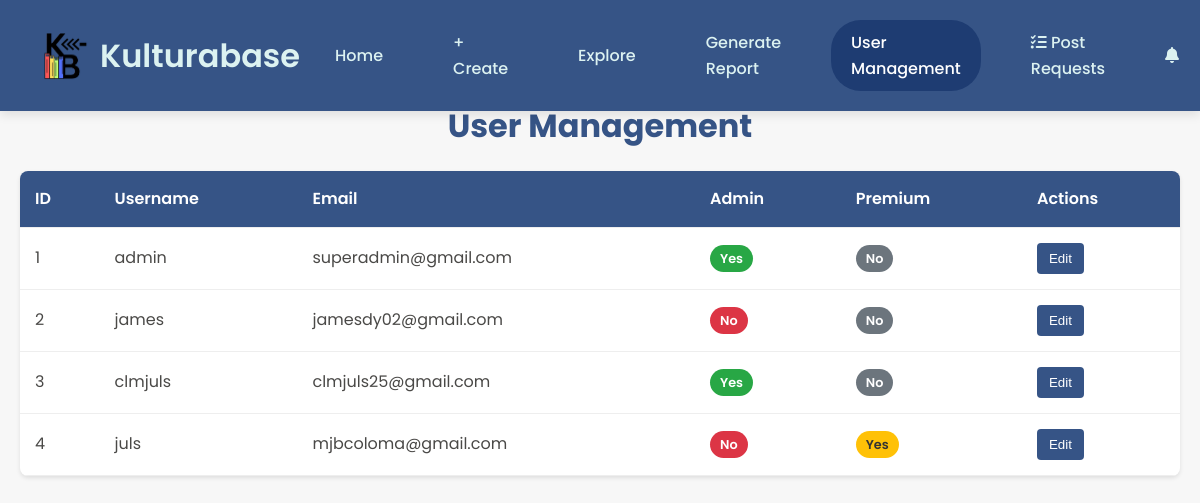
Page /user/user_management.php (signed in) on the committed database.
### tables this page shows
CREATE TABLE `users` (
  `id` int(11) NOT NULL,
  `email` varchar(255) NOT NULL,
  `username` varchar(255) NOT NULL,
  `password` varchar(255) NOT NULL,
  `full_name` varchar(255) NOT NULL,
  `about` text DEFAULT NULL,
  `location` varchar(255) DEFAULT NULL,
  `birthday` date DEFAULT NULL,
  `website` varchar(255) DEFAULT NULL,
  `skills` text DEFAULT NULL,
  `profile_picture` varchar(255) DEFAULT NULL,
  `isAdmin` tinyint(1) NOT NULL DEFAULT 0,
  `isPremium` tinyint(4) NOT NULL DEFAULT 0,
  `profile_background` varchar(255) DEFAULT NULL,
  `following_count` int(11) DEFAULT 0,
  `followers_count` int(11) DEFAULT 0
);

### user/user_management.php (the view, shortened to what this page needs)
<!DOCTYPE html>
<html lang="en">
<head>
    <link rel="stylesheet" href="https://cdnjs.cloudflare.com/ajax/libs/font-awesome/6.0.0-beta3/css/all.min.css">
</head>
<body>
    <?php
    require 'db_conn.php';
    $users_query = $conn->query("SELECT * FROM users ORDER BY id ASC");
    $users = $users_query->fetch_all(MYSQLI_ASSOC);
    include 'components/layout/admin/navbar.php';
    ?>
    <div class="container">
        <h1 class="page-title">User Management</h1>
        <div class="user-table">
            <table>
                <thead>
                    <tr>
                        <th>ID</th>
                        <th>Username</th>
                        <th>Email</th>
                        <th>Admin</th>
                        <th>Premium</th>
                        <th>Actions</th>
                    </tr>
                </thead>
                <tbody>
                    <?php foreach ($users as $user): ?>
                    <tr>
                        <td><?php echo $user['id']; ?></td>
                        <td><?php echo htmlspecialchars($user['username']); ?></td>
                        <td><?php echo htmlspecialchars($user['email']); ?></td>
                        <td>
                            <span class="status-badge <?php echo $user['isAdmin'] ? 'active' : 'inactive'; ?>">
                                <?php echo $user['isAdmin'] ? 'Yes' : 'No'; ?>
                            </span>
                        </td>
                        <td>
                            <span class="status-badge <?php echo $user['isPremium'] ? 'premium' : 'standard'; ?>">
                                <?php echo $user['isPremium'] ? 'Yes' : 'No'; ?>
                            </span>
                        </td>
                        <td>
                            <button class="edit-btn" onclick="openEditModal(<?php echo $user['id']; ?>)">Edit</button>
                        </td>
                    </tr>
                    <?php endforeach; ?>
                </tbody>
            </table>
        </div>
    </div>
</body>
</html>

### user/components/layout/admin/navbar.php (shortened to what this page needs)
<div class="navbar">
        <div style="display: flex; align-items: center;">
            <img src="assets/logo/logo.png" alt="Kulturifiko Logo">
            <h1>Kulturabase</h1>
        </div>
        <div class="nav-links">
            <a href="home.php" <?php echo basename($_SERVER['PHP_SELF']) == 'home.php' ? 'class="active"' : ''; ?>>Home</a>
            <a href="create-post.php" <?php echo basename($_SERVER['PHP_SELF']) == 'create-post.php' ? 'class="active"' : ''; ?>>+ Create</a>
            <a href="explore.php" <?php echo basename($_SERVER['PHP_SELF']) == 'explore.php' ? 'class="active"' : ''; ?>>Explore</a>
            <a href="generate_report.php" <?php echo basename($_SERVER['PHP_SELF']) == 'generate_report.php' ? 'class="active"' : ''; ?>>Generate Report</a>
            <a href="user_management.php" <?php echo basename($_SERVER['PHP_SELF']) == 'user_management.php' ? 'class="active"' : ''; ?>>User Management</a>
            <a href="post-requests.php" <?php echo basename($_SERVER['PHP_SELF']) == 'post-requests.php' ? 'class="active"' : ''; ?>>
                <i class="fas fa-tasks"></i> Post Requests
            </a>
            <div class="notification-dropdown">
                <div class="notification-icon" onclick="toggleNotificationDropdown()">
                    <i class="fas fa-bell"></i>
                </div>
            </div>
        </div>
    </div>

### user/components/layout/admin/navbar.php (style rules this page uses)
.navbar { display: flex; justify-content: space-between; align-items: center; background-color: #365486; padding: 20px 40px; position: fixed; width: 100%; top: 0; z-index: 1000; box-shadow: 0 4px 10px rgba(0, 0, 0, 0.1); }
.navbar img { height: 50px; width: 50px; }
.navbar h1 { color: #DCF2F1; font-size: 2rem; font-weight: 600; margin-left: 10px; }
.navbar a { color: #DCF2F1; text-decoration: none; margin: 0 15px; font-size: 1rem; font-weight: 500; padding: 10px 20px; border-radius: 30px; transition: background-color 0.3s ease, color 0.3s ease; }
.navbar a.active { background-color: #1e3c72; color: #fff; }
.nav-links { display: flex; align-items: center; }
.notification-dropdown { position: relative; display: inline-block; margin-left: 15px; }
.notification-icon { cursor: pointer; padding: 10px; color: #DCF2F1; }

### user/user_management.php (style rules this page uses)
* { margin: 0; padding: 0; box-sizing: border-box; }
body { font-family: 'Poppins', sans-serif; background-color: #f7f7f7; color: #4A4947; line-height: 1.6; padding-top: 80px; }
.container { max-width: 1200px; margin: 0 auto; padding: 20px; }
.page-title { color: #365486; margin-bottom: 20px; font-size: 2rem; text-align: center; }
.user-table { background: white; border-radius: 8px; box-shadow: 0 2px 4px rgba(0,0,0,0.1); overflow: hidden; margin-bottom: 30px; }
table { width: 100%; border-collapse: collapse; }
th, td { padding: 15px; text-align: left; border-bottom: 1px solid #eee; }
th { background-color: #365486; color: white; font-weight: 600; }
.status-badge { padding: 5px 10px; border-radius: 20px; font-size: 0.8rem; font-weight: 600; }
.active { background-color: #28a745; color: white; }
.inactive { background-color: #dc3545; color: white; }
.premium { background-color: #ffc107; color: #333; }
.standard { background-color: #6c757d; color: white; }
.edit-btn { background-color: #365486; color: white; border: none; padding: 8px 12px; border-radius: 4px; cursor: pointer; transition: background-color 0.3s; }

### rows in the picture
users: id "1", username "admin", email "superadmin@gmail.com", isAdmin "Yes", isPremium "No"
users: id "2", username "james", email "jamesdy02@gmail.com", isAdmin "No", isPremium "No"
users: id "3", username "clmjuls", email "clmjuls25@gmail.com", isAdmin "Yes", isPremium "No"
users: id "4", username "juls", email "mjbcoloma@gmail.com", isAdmin "No", isPremium "Yes"
